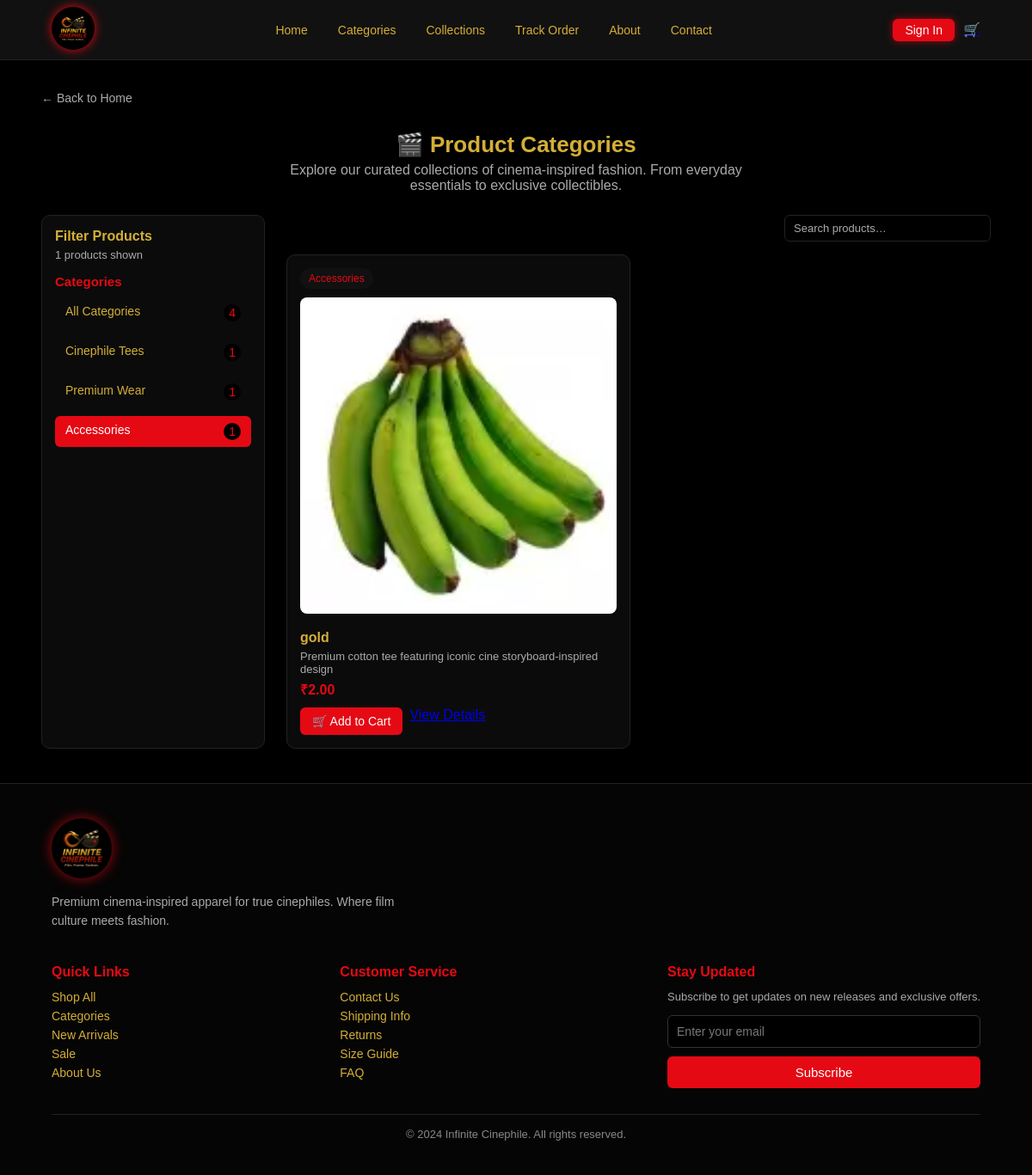
The app's page /categories?category=Accessories with its own data.
### myapp/models.py (models this page shows)
class product(models.Model):
    product_img = models.ImageField(upload_to='uploads', null=True,blank=True)
    product_Categorie = models.CharField(max_length=50,null=True)
    product_name = models.CharField(max_length=100)
    product_des = models.CharField(max_length=200)
    product_price = models.DecimalField(max_digits=10, decimal_places=2)

### myapp/views.py (the view)
# urls.py: path('categories', views.categories, name='categories'),
def categories(request):
    selected_category = request.GET.get('category')
    if selected_category:
        view_product = product.objects.filter(product_Categorie=selected_category)
    else:
        view_product = product.objects.all()
    raw_counts = product.objects.values('product_Categorie').annotate(count=Count('id'))
    category_counts = {}
    for item in raw_counts:
        key = item['product_Categorie'].replace(" ", "_").lower()
        category_counts[key] = item['count']
    return render(request, 'categories.html', {
        'view_product': view_product,
        'selected_category': selected_category,
        'category_counts': category_counts,
        'total_count': product.objects.count()
    })

### myapp/context_processors.py (called while the page is built)
def cart_count(request):
    email = request.session.get('email')
    count = 0
    if email:
        try:
            user = Register.objects.get(email=email)
            count = add_to_cart.objects.filter(user=user).count()
        except Register.DoesNotExist:
            pass
    return {'cart_count': count}

### myapp/templates/categories.html
{% extends "base.html" %}
{% load static %}
{% block content %}
<link rel="stylesheet" href="{% static 'category.css' %}" />
<div class="top-nav">
  <a href="/">← Back to Home</a>
</div>
<div class="page-header">
  <h1>🎬 Product Categories</h1>
  <p>
    Explore our curated collections of cinema-inspired fashion.
    From everyday essentials to exclusive collectibles.
  </p>
</div>
<div class="category-wrapper">
  <aside class="sidebar">
    <h3>Filter Products</h3>
    <p class="smalltext">{{ view_product|length }} products shown</p>
    <h4>Categories</h4>
    <ul>
      <li class="{% if not selected_category %}active{% endif %}">
        <a href="{% url 'categories' %}">
          All Categories
          <span>{{ total_count }}</span>
        </a>
      </li>
      <li class="{% if selected_category == 'Cinephile Tees' %}active{% endif %}">
        <a href="{% url 'categories' %}?category=Cinephile Tees">
          Cinephile Tees
          <span>{{ category_counts.cinephile_tees|default:0 }}</span>
        </a>
      </li>
      <li class="{% if selected_category == 'Premium Wear' %}active{% endif %}">
        <a href="{% url 'categories' %}?category=Premium Wear">
          Premium Wear
          <span>{{ category_counts.premium_wear|default:0 }}</span>
        </a>
      </li>
      <li class="{% if selected_category == 'Accessories' %}active{% endif %}">
        <a href="{% url 'categories' %}?category=Accessories">
          Accessories
          <span>{{ category_counts.accessories|default:0 }}</span>
        </a>
      </li>
    </ul>
  </aside>
  <main class="product-section">
    <div class="prod-toolbar">
      <input type="text" placeholder="Search products…" />
    </div>
    <div class="product-grid">
      {% for i in view_product %}
      <div class="product-card">
        <div class="badge">{{ i.product_Categorie }}</div>
        {% if i.product_img %}
        <img src="{{ i.product_img.url }}" alt="{{ i.product_name }}">
        {% endif %}
        <h4>{{ i.product_name }}</h4>
        <p class="desc">{{ i.product_des }}</p>
        <p class="price">₹{{ i.product_price }}</p>
        <div class="btn-wrap">
          <a href="{% url 'add_to_cart' i.id %}" class="cart-btn">
            🛒 Add to Cart
          </a>
          <a href="#" class="details-btn">View Details</a>
        </div>
      </div>
      {% empty %}
      <p>No products found in this category.</p>
      {% endfor %}
    </div>
  </main>
</div>
{% endblock %}

### myapp/static/landing_page.css (style rules this page uses)
:root { --bg-black: #000000; --gold: #d4af37; --fire-red: #e50914; --dark-gray: #111111; --light-gray: #cccccc; }
* { margin: 0; padding: 0; box-sizing: border-box; font-family: Poppins, sans-serif; }
body { background: var(--bg-black); color: var(--gold); padding-top: 90px; }

### myapp/static/category.css (style rules this page uses)
:root { --bg-black: #000000; --dark-black: #0b0b0b; --gold: #d4af37; --fire-red: #e50914; --soft-gray: #9a9a9a; --border-dark: #222; }
* { margin: 0; padding: 0; box-sizing: border-box; font-family: "Poppins", sans-serif; }
body { background: var(--bg-black); color: var(--gold); }
.top-nav { margin: 15px 4%; }
.top-nav a { font-size: 14px; color: var(--soft-gray); text-decoration: none; }
.page-header { text-align: center; margin-top: 30px; }
.page-header h1 { font-size: 26px; color: var(--gold); }
.page-header p { color: var(--soft-gray); max-width: 600px; margin: 5px auto 25px auto; }
.category-wrapper { display: flex; gap: 25px; margin: 10px 4% 40px 4%; }
.sidebar { width: 260px; background: var(--dark-black); border: 1px solid var(--border-dark); border-radius: 10px; padding: 15px; }
.sidebar h3 { font-size: 16px; margin-bottom: 5px; }
.sidebar .smalltext { color: var(--soft-gray); font-size: 13px; margin-bottom: 15px; }
.sidebar h4 { font-size: 15px; margin-bottom: 10px; color: var(--fire-red); }
.sidebar ul { list-style: none; }
.sidebar ul li { margin-bottom: 10px; }
.sidebar ul li a { color: var(--gold); text-decoration: none; font-size: 14px; padding: 8px 12px; display: flex; justify-content: space-between; border-radius: 6px; transition: 0.3s; }
.sidebar ul li.active a { background: var(--fire-red); color: #fff; }
.sidebar ul li span { background: #000; color: var(--fire-red); border-radius: 12px; padding: 2px 6px; }
.product-section { flex: 1; }
.prod-toolbar { display: flex; justify-content: flex-end; margin-bottom: 15px; }
.prod-toolbar input { border: 1px solid var(--border-dark); padding: 7px 10px; border-radius: 6px; width: 240px; font-size: 13px; background: #000; color: var(--gold); }
.prod-toolbar input::placeholder { color: var(--soft-gray); }
.product-grid { display: grid; grid-template-columns: repeat(auto-fill, minmax(260px, 1fr)); gap: 20px; }
.product-card { background: var(--dark-black); border: 1px solid var(--border-dark); border-radius: 10px; padding: 15px; transition: 0.3s; }
.badge { display: inline-block; background: #111; color: var(--fire-red); padding: 5px 10px; border-radius: 12px; font-size: 12px; }
.product-card img { width: 100%; border-radius: 8px; margin: 10px 0; }
.product-card h4 { font-size: 16px; margin-top: 5px; }
.desc { font-size: 13px; color: var(--soft-gray); margin: 5px 0; }
.price { font-weight: 600; margin-top: 4px; color: var(--fire-red); }
.btn-wrap { display: flex; gap: 8px; margin-top: 10px; }
.cart-btn { display: inline-block; background: #e50914; color: white; padding: 8px 14px; border-radius: 6px; text-decoration: none; font-size: 14px; }

### myapp/static/footer.css (style rules this page uses)
:root { --black-bg: #050505; --gold: #d4af37; --fire-red: #e50914; --soft-gray: #aaaaaa; }

### records on screen
product: product_Categorie "Accessories", product_img (picture), product_name "gold", product_des "Premium cotton tee featuring iconic cine storyboard-inspired design", product_price "2.00"

### other values on screen
{{ view_product|length }} "1"
{{ total_count }} "4"
{{ category_counts.cinephile_tees|default:0 }} "1"
{{ category_counts.premium_wear|default:0 }} "1"
{{ category_counts.accessories|default:0 }} "1"
